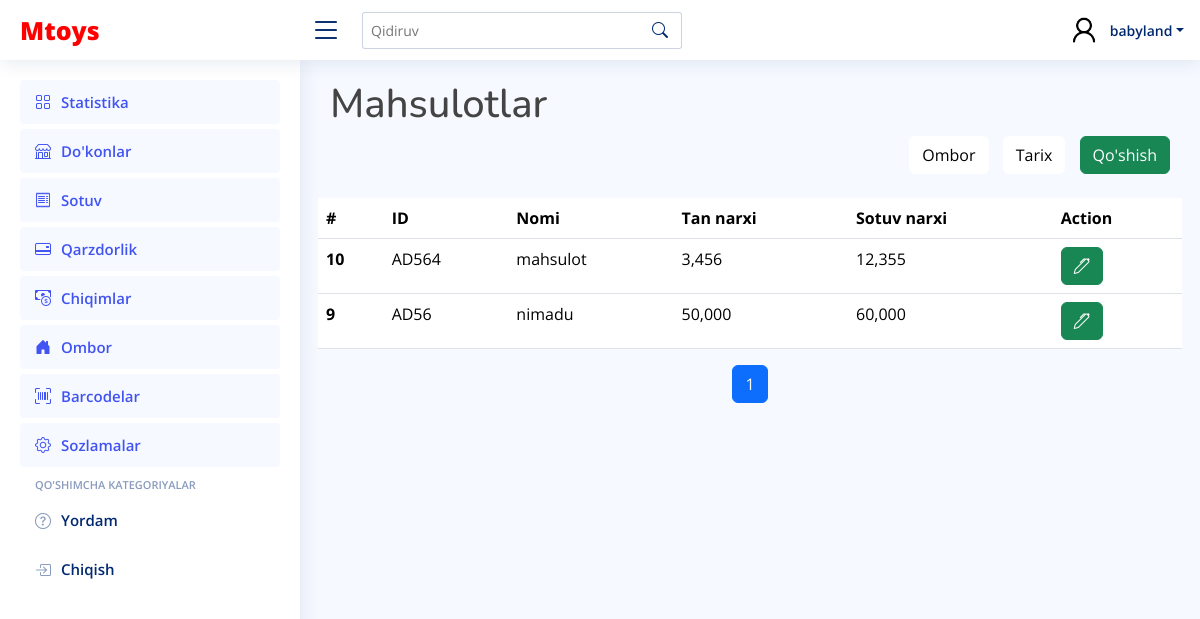
/storage/products/ (signed in), run on an earlier commit of the app's database.
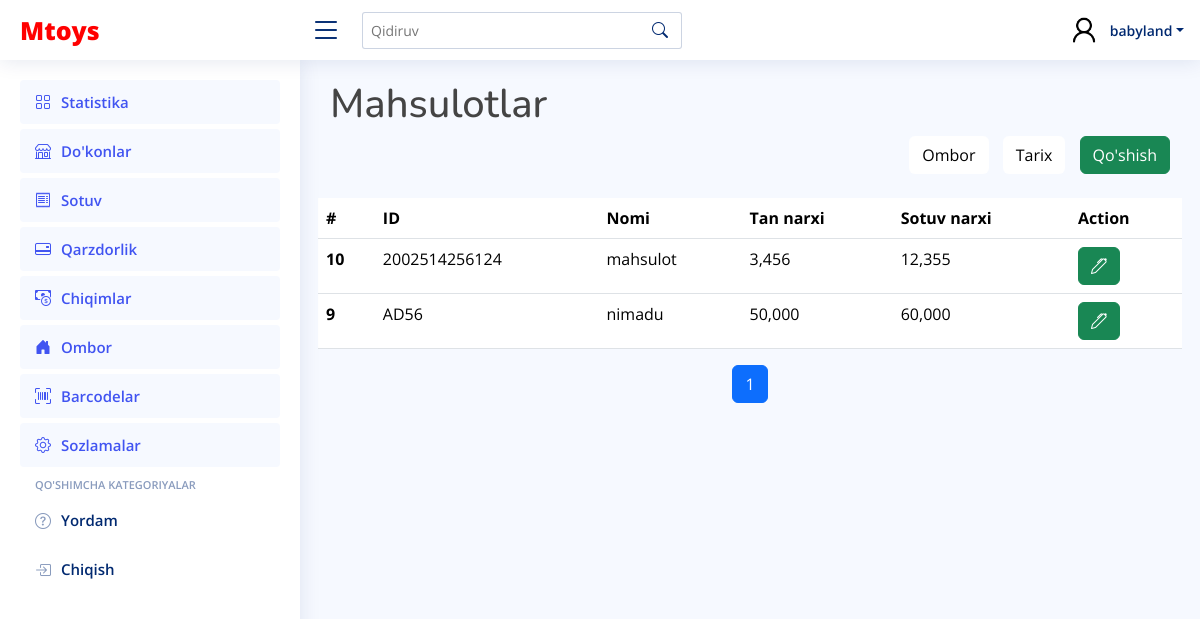
And on a later commit of the database.
### main_app/models.py (models this page shows, shortened)
class Product(models.Model):
    name = models.CharField(max_length=250)
    base_price = models.PositiveIntegerField(default=0)
    sale_price = models.PositiveIntegerField(default=0)
    amount = models.PositiveIntegerField(default=0)
    qr_code_id = models.CharField(max_length=250)

### main_app/views.py (the view, shortened to what this page needs)
# urls.py: path("storage/products/", ProductsView.as_view(), name="products"),
@method_decorator(login_required, name='dispatch')
class ProductsView(ListView):
    template_name = "storage/products.html"
    model = Product
    context_object_name = 'products'
    paginate_by = 10
    def get_context_data(self, **kwargs):
        context = super().get_context_data(**kwargs)
        products = Product.objects.all().order_by("-id")
        paginator_products = Paginator(products, self.paginate_by)
        page_number_products = self.request.GET.get('page_products')
        page_obj_products = paginator_products.get_page(page_number_products)
        context["page_obj_products"] = page_obj_products
        return context

### templates/storage/products.html (shortened to what this page needs)
{% extends 'wrapper.html' %}
{% load humanize %}
{% block content %}
<h1>Mahsulotlar</h1>
  <div class="d-flex justify-content-end align-items-center">
    <div>
      <form method="POST">
        <a type="button" class="btn product_a" href="{% url 'main_app:storage' %}">Ombor</a>
        <a type="button" class="btn product_a" href="{% url 'main_app:storage_history' %}">Tarix</a>
        <button type="button" class="btn btn-success" data-bs-toggle="modal" data-bs-target="#exampleModal">Qo'shish</button>
      </form>
    </div>
  </div>
    <div class="row mt-4" style="overflow-x: auto;">
      {% if page_obj_products %}
            <table class="table" >
              <thead>
                <tr>
                  <th scope="col">#</th>
                  <th scope="col">ID</th>
                  <th scope="col">Nomi</th>
                  <th scope="col">Tan narxi</th>
                  <th scope="col">Sotuv narxi</th>
                  <th scope="col">Action</th>
                </tr>
              </thead>
              <tbody>
                {% for i in page_obj_products %}
                <tr>
                  <th scope="row">{{ i.id }}</th>
                  <td>{{ i.qr_code_id }}</td>
                  <td>{{ i.name }}</td>
                  <td>{{ i.base_price|intcomma }}</td>
                  <td>{{ i.sale_price|intcomma }}</td>
                  <td>
                    <div>
                      <form method="POST" class="d-flex justify-content-start align-items-center gap-3">
                        <button type="button" class="btn btn-success edit-btn" data-id="{{ i.id }}" data-bs-toggle="modal"  data-bs-target="#editProduct"> <i class="bi bi-pen"></i></button>
                      </form>
                    </div>
                  </td>
                </tr>
                {% endfor %}
              </tbody>
            </table>
            {% else %}
              <div style="color: gray;font-size:20px;text-align:center">
                Ma'lumot mavjud emas!!!
              </div>
            {% endif %}
            <nav aria-label="Page navigation">
              <ul class="pagination justify-content-center">
                {% for num in page_obj_products.paginator.page_range %}
                  {% if page_obj_products.number == num %}
                    <li class="page-item active"><a class="page-link" href="?page_products={{ num }}">{{ num }}</a></li>
                  {% else %}
                    <li class="page-item"><a class="page-link" href="?page_products={{ num }}">{{ num }}</a></li>
                  {% endif %}
                {% endfor %}
              </ul>
            </nav>
    </div>
{% endblock content %}

What changed in the data, as far as the page shows it:
changed Product "mahsulot": qr_code_id "AD564" → "2002514256124"
